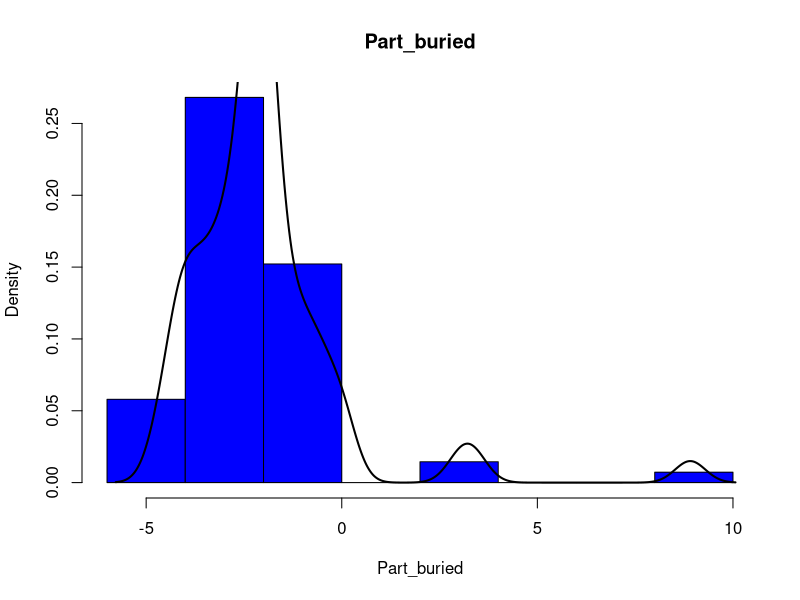
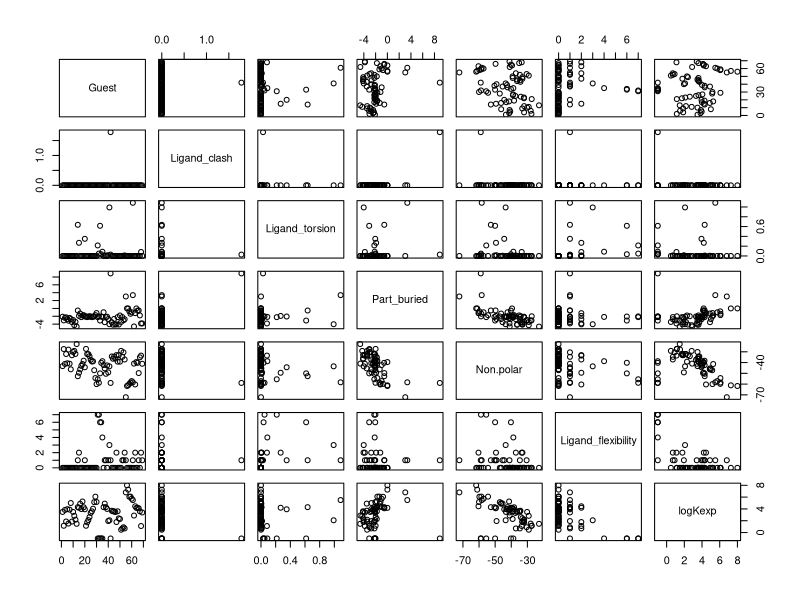

Write R code to recreate these figures, in order.
## ---- chunk 1
library(tidyverse)
## ---- chunk 2
df = read.csv("tab_gold_wt.csv", header = TRUE)
## ---- chunk 3
summary(df)
## ---- chunk 4
hist(df$Part_buried, main="Part_buried", xlab = "Part_buried", col="blue", freq = FALSE)
dens <- density(df$Part_buried)
lines(dens, lwd = 2, col = "black")
## ---- chunk 5
plot(df)
